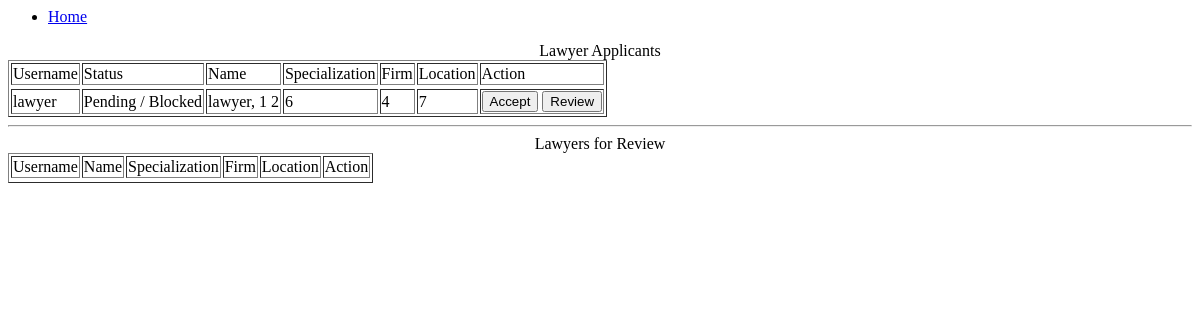
Before: /adminPanel.php with the older database file.
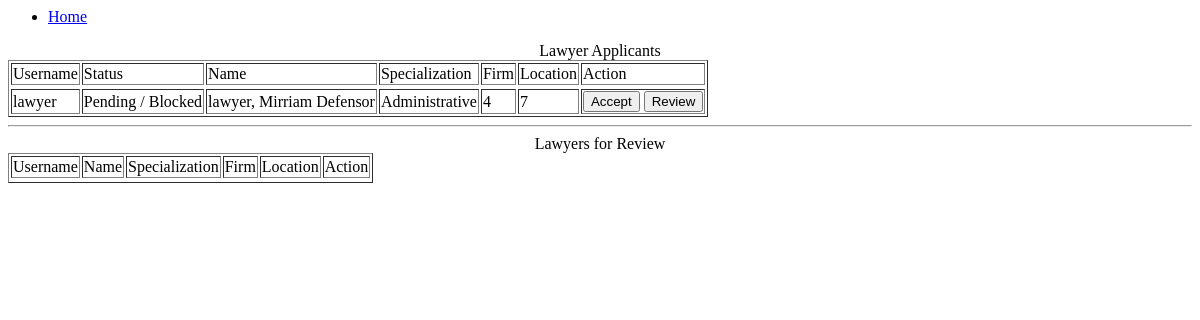
After: the same page with the newer database file.
### tables this page shows
CREATE TABLE `tbllawyer` (
  `lawyerID` int(11) NOT NULL,
  `lawyerUsername` varchar(100) NOT NULL,
  `lawyerPassword` varchar(10) NOT NULL,
  `lawyerLastName` varchar(100) NOT NULL,
  `lawyerFirstName` varchar(100) NOT NULL,
  `lawyerMiddleName` varchar(100) NOT NULL,
  `firmAssociatedTo` varchar(1000) NOT NULL,
  `firmAddress` varchar(1000) NOT NULL,
  `specialization` varchar(1000) NOT NULL,
  `locationLawyers` varchar(10000) NOT NULL,
  `casesWon` varchar(1000) NOT NULL,
  `status` varchar(10) NOT NULL
);

### adminPanel.php (the view, shortened to what this page needs)
<?php include ('HEADER.php'); ?>
<center>Lawyer Applicants</center>
<table border="1">
	<tr>
		<td>Username</td>
		<td>Status</td>
		<td>Name</td>
		<td>Specialization</td>
		<td>Firm</td>
		<td>Location</td>
		<td>Action</td>
	</tr>
	<form action="" method="POST">
	<tr>
		<?php
		$getLawyers = mysqli_query($conn, " SELECT * FROM tbllawyer WHERE status NOT LIKE '3' ");
		while($lawyers = mysqli_fetch_assoc($getLawyers))
		{
		?>
			<tr>
				<td><?php echo $lawyers['lawyerUsername']; ?></td>
				<td><?php if($lawyers['status']==0) echo "Pending / Blocked"; else echo "Active";  ?></td>
				<td><?php echo $lawyers['lawyerUsername'] .", " .$lawyers['lawyerFirstName'] ." " .$lawyers['lawyerMiddleName']; ?></td>
				<td><?php echo $lawyers['specialization']; ?></td>
				<td><?php echo $lawyers['firmAssociatedTo']; ?></td>
				<td><?php echo $lawyers['locationLawyers']; ?></td>
				<td>
					<?php
					if($lawyers['status']==0)
					{
					?>
						<button type="submit" name="accept" value="<?php echo $lawyers['lawyerID']; ?>">Accept</button>
						<button type="submit" name="review" value="<?php echo $lawyers['lawyerID']; ?>">Review</button>
					<?php
					}
					else
					{
					?>
						<button type="submit" name="block" value="<?php echo $lawyers['lawyerID']; ?>">Block</button>
					<?php
					}
					?>
				</td>
			</tr>
		<?php
		}
		?>
	</tr>
	</form>
</table>
<hr>
<center>Lawyers for Review</center>
<table border="1">
	<tr>
		<td>Username</td>
		<td>Name</td>
		<td>Specialization</td>
		<td>Firm</td>
		<td>Location</td>
		<td>Action</td>
	</tr>
</table>

### HEADER.php (shortened to what this page needs)
<html>
<head>
</head>
<body>
	<?php
	if(isset($_SESSION['usertype'])==true)
	{
	?>
		<ul>
			<li><a href="index.php">Home</a></li>
			<li><a href="#"><?php echo $_SESSION['userName']; ?></a></li>
			<li><a href="LOGOUT.php">Logout</a></li>
		</ul>
	<?php
	}
	else
	{
	?>
	<ul>
		<li><a href="index.php">Home</a></li>
	</ul>
	<?php
	}
	?>

Changed rows visible on the page:
changed tbllawyer "lawyer": lawyerFirstName "1" → "Mirriam"; lawyerMiddleName "2" → "Defensor"; specialization "6" → "Administrative"
